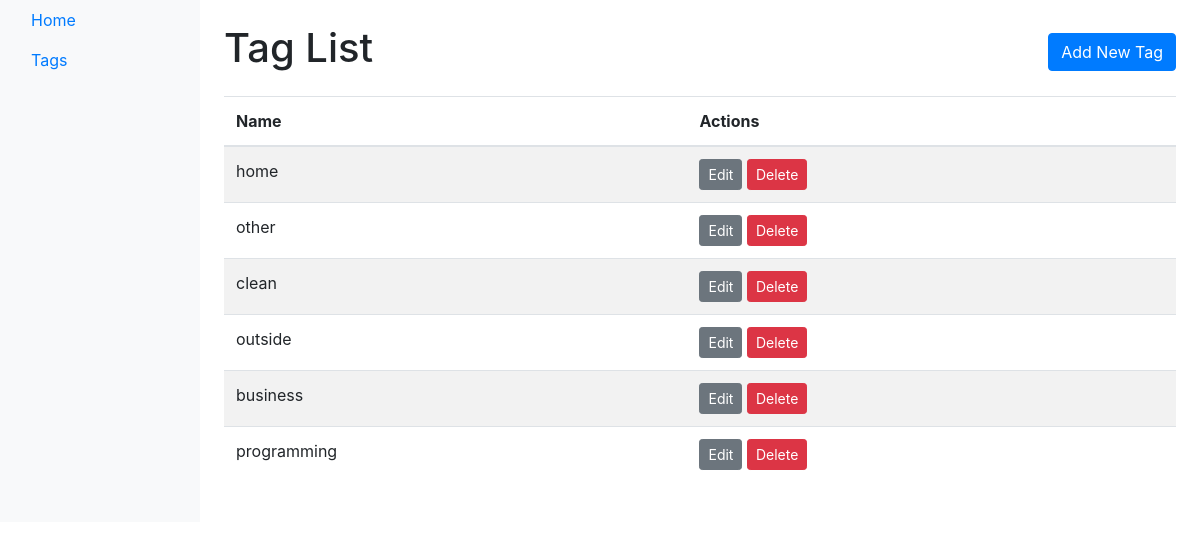
The app's page /tags/ with its own data.
### todo/models.py (models this page shows, shortened)
class Tag(models.Model):
    name = models.CharField(max_length=50)

### todo/views.py (the view)
# urls.py: path('tags/', TagListView.as_view(), name='tag_list'),
class TagListView(ListView):
    model = Tag
    template_name = 'templates/tag_list.html'
    context_object_name = 'tags'

### templates/templates/tag_list.html
{% extends 'templates/base.html' %}
{% block content %}
<div class="d-flex justify-content-between align-items-center">
    <h1>Tag List</h1>
    <a class="btn btn-primary" href="{% url 'add_tag' %}">Add New Tag</a>
</div>
<table class="table table-striped mt-3">
    <thead>
        <tr>
            <th>Name</th>
            <th>Actions</th>
        </tr>
    </thead>
    <tbody>
        {% for tag in tags %}
        <tr>
            <td>{{ tag.name }}</td>
            <td>
                <a class="btn btn-sm btn-secondary" href="{% url 'edit_tag' tag.pk %}">Edit</a>
                <a class="btn btn-sm btn-danger" href="{% url 'delete_tag' tag.pk %}">Delete</a>
            </td>
        </tr>
        {% endfor %}
    </tbody>
</table>
{% endblock %}

### records on screen
Tag: name "home"
Tag: name "other"
Tag: name "clean"
Tag: name "outside"
Tag: name "business"
Tag: name "programming"
